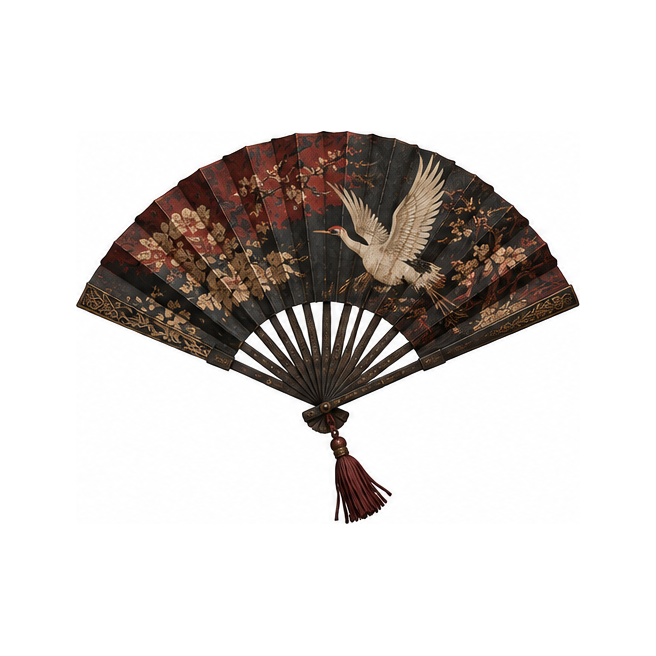
#> input picture assets/concepts/items/folding_fan.png, 656 x 656 px
$ python -i make_slabs.py   (imports and definitions only)
#> lines starting #> are read from the running program, lines starting #| are printed output that depends on the picture; after the words box and inside, x2 and y2 are one past the last pixel; in counts of white or black regions, pixels touching at a corner belong together
#> further down, picture is the input picture: PIL image 656x656 RGB; mean R, G, B 217.9, 213.7, 211.5
# Cut white backgrounds from item images and build thin two-faced GLB slabs.
# Run: python tools/make_slabs.py assets/concepts/items assets/models/items katana.png rifle.png ...
# Needs Pillow, numpy and scipy (pip install pillow numpy scipy). Writes <name>.glb (and the cut <name>.png).
import sys, os, io, json, struct
import numpy as np
from PIL import Image
from scipy import ndimage

src, out = sys.argv[1], sys.argv[2]
ROUND = {'folding_fan', 'shuriken', 'revolver'}   # keep as drawn, no straightening
HANDLE_RIGHT = {'katana', 'ninjato', 'jitte', 'tanto'}  # drawn hilt-first; mirror so the tip is at +X

def cutout(im):
    a = np.asarray(im.convert('RGB')).astype(np.int16)
    white = (a.min(2) > 225) & (np.ptp(a, 2) < 25)
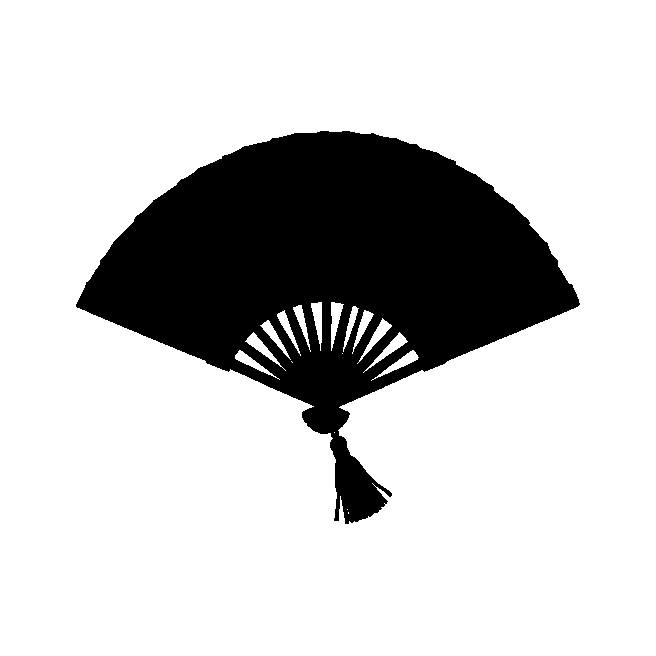
#> white: shape (656, 656) bool; 79.1% white; 1 black region, box (x1, y1, x2, y2) and area: (76, 131, 580, 524) 89997
    lab, _ = ndimage.label(white)
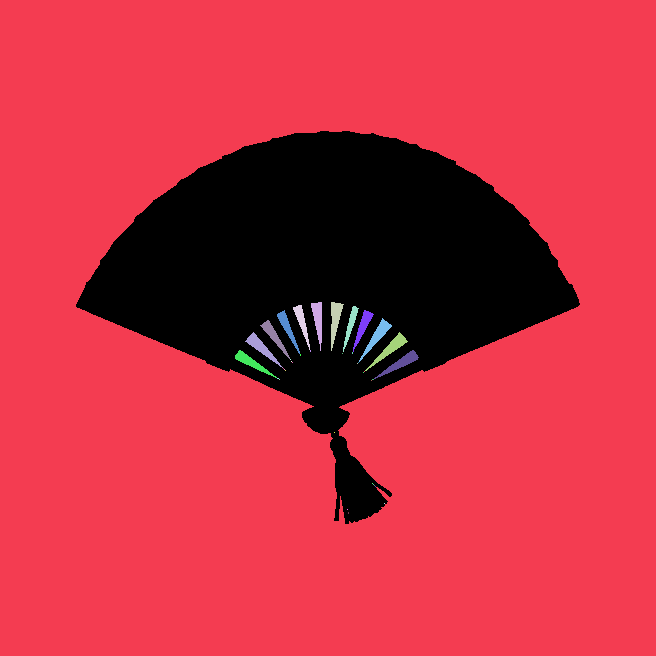
#> lab: shape (656, 656) int32; 41 distinct labels, from 0 to 40; one colour per label, 0 black
    border = set(np.unique(np.concatenate([lab[0], lab[-1], lab[:, 0], lab[:, -1]]))) - {0}
#> border = 1 item
    bg = np.isin(lab, list(border))
#> bg: shape (656, 656) bool; 78.3% white; 1 black region, box (x1, y1, x2, y2) and area: (76, 131, 580, 524) 93477
    # enclosed gaps (bow string, trigger guard, shuriken hole) are flat pure white
    pure = (a.min(2) > 242) & (np.ptp(a, 2) < 10)
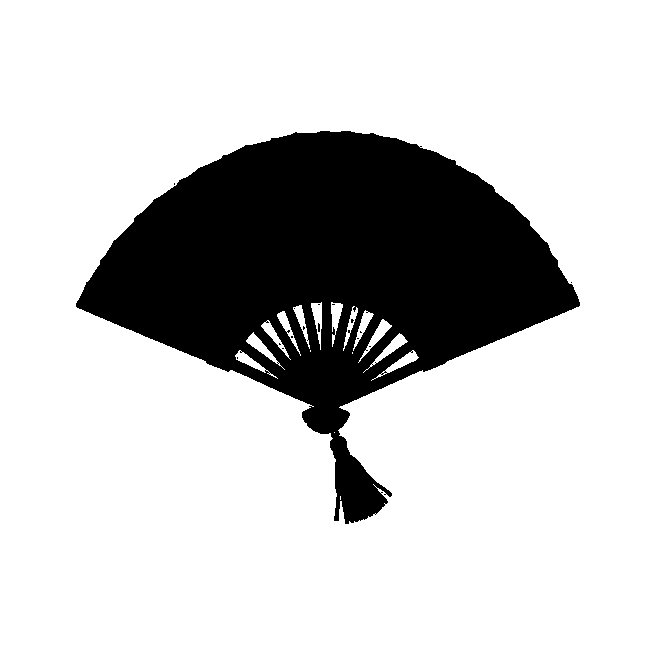
#> pure: shape (656, 656) bool; 79% white; 16 black regions (15 under 20 px), largest, box (x1, y1, x2, y2) and area: (76, 131, 580, 524) 90482
    for i, sl in enumerate(ndimage.find_objects(lab), 1):
        if i in border or sl is None: continue
        comp = lab[sl] == i
        if comp.sum() > 60 and pure[sl][comp].mean() > 0.9: bg[sl] |= comp
#> this loop made 40 passes
#> comp on passes 13, 15, 16, 17, 18, 19, 20, 21, 22, 23, 24, 25: [True, True], [True, True], [True], [True, True], [True], [True], [True], [True], [True], [True], [True], [True]
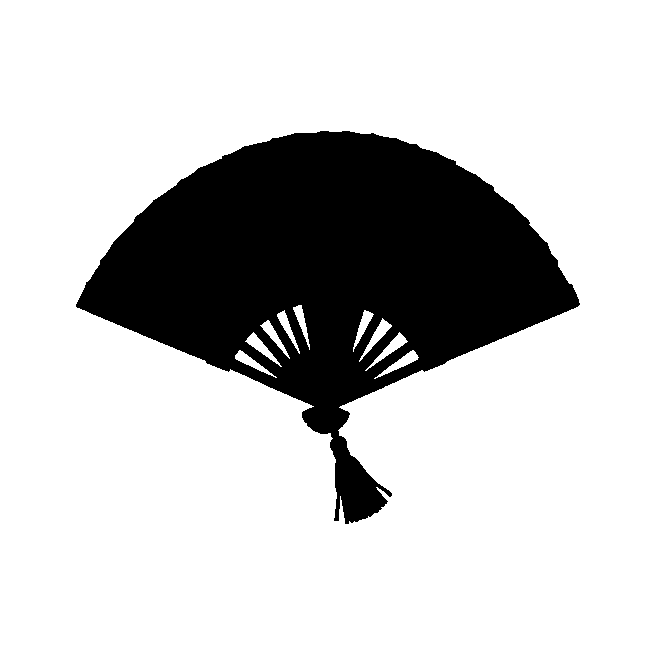
#> bg: shape (656, 656) bool; 78.9% white; 1 black region, box (x1, y1, x2, y2) and area: (76, 131, 580, 524) 90862
    # soften the edge: pixels next to the background fade with their whiteness
    near = ndimage.binary_dilation(bg, iterations=2) & ~bg
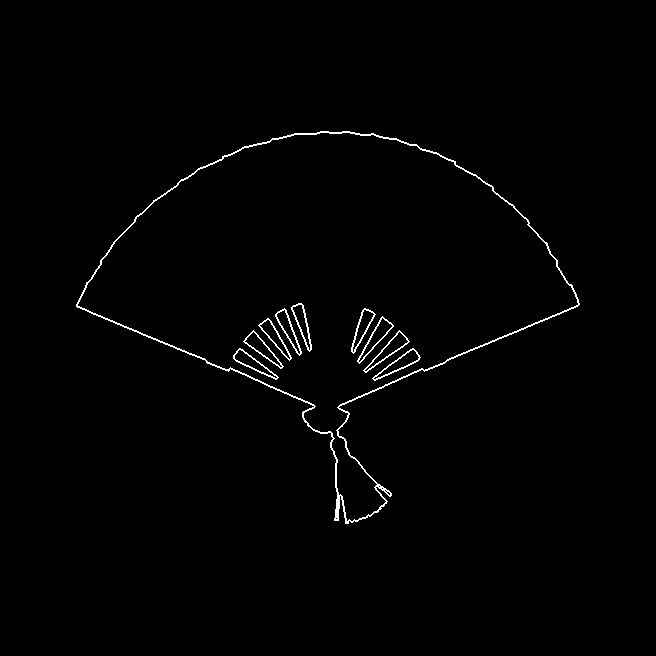
#> near: shape (656, 656) bool; 1.1% white in thin lines or dots, all inside (x1, y1, x2, y2) = (76, 131, 580, 524)
    alpha = np.where(bg, 0, 255).astype(np.float32)
    whit = (a.min(2) - 150) / 105.0
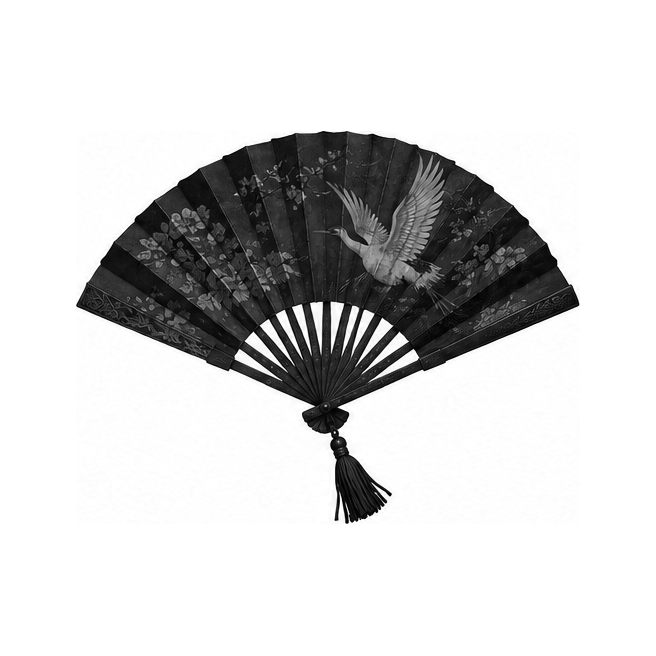
#> whit: shape (656, 656) float64; min -1.43, max 1, mean 0.585; drawn with min black and max white
    alpha[near] = 255 * np.clip(1 - whit[near], 0.25, 1)
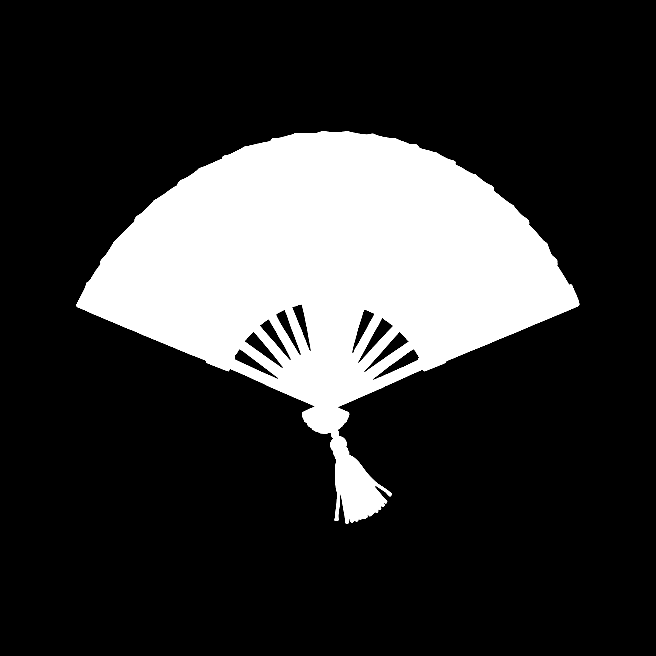
#> alpha: shape (656, 656) float32; min 0, max 255, mean 53.6
    rgba = np.dstack([a.astype(np.uint8), alpha.astype(np.uint8)])
    return Image.fromarray(rgba, 'RGBA')

# [47 lines left out: functions straighten, glb, not called in this run]

# [15 lines not run here, left out]

>>> from PIL import Image
>>> picture = Image.open('../assets/concepts/items/folding_fan.png')
>>> result = cutout(picture)

$ run again, on assets/concepts/items/bow.png
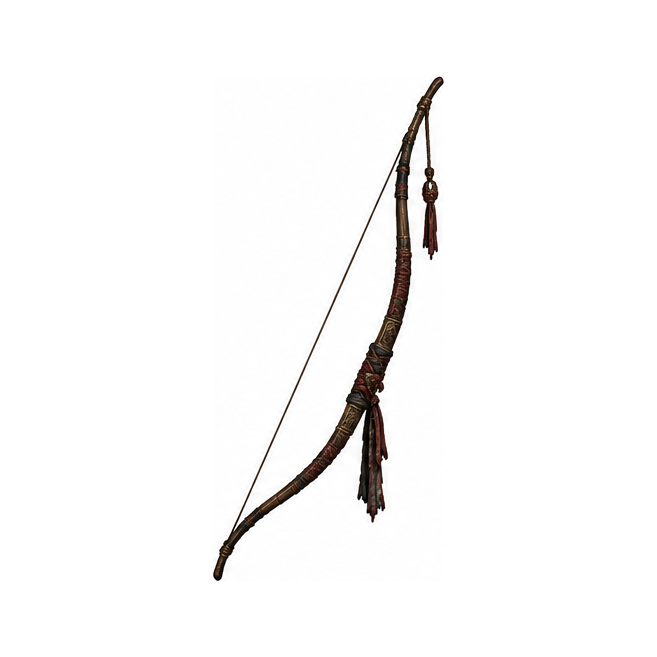
#> input picture assets/concepts/items/bow.png, 657 x 657 px
#> picture is the input picture: PIL image 657x657 RGB; mean R, G, B 248.9, 248.3, 248.1
#> white: shape (657, 657) bool; 96.8% white; 1 black region, box (x1, y1, x2, y2) and area: (213, 76, 444, 581) 13648
#> in cutout, `lab, _ = ndimage.label(white)`:
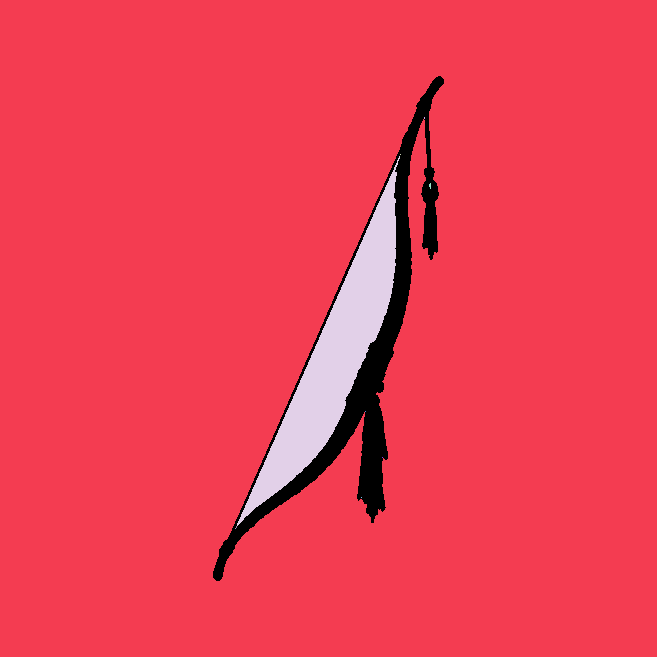
#> lab: shape (657, 657) int32; 11 distinct labels, from 0 to 10; one colour per label, 0 black
#> border = 1 item
#> pure: shape (657, 657) bool; 96.7% white; 8 black regions (7 under 20 px), largest, box (x1, y1, x2, y2) and area: (213, 76, 444, 581) 14033
#> the loop in cutout, `for i, sl in enumerate(ndimage.find_objects(lab), 1):` made 10 passes
#> comp on passes 2, 3, 6, 7, 8, 9, 10: [True, True], [True], [True], [True], [True], [True, True], [True]
#> near: shape (657, 657) bool; 0.98% white in thin lines or dots, all inside (x1, y1, x2, y2) = (213, 76, 444, 581)
#> in cutout, `alpha[near] = 255 * np.clip(1 - whit[near], 0.25, 1)`:
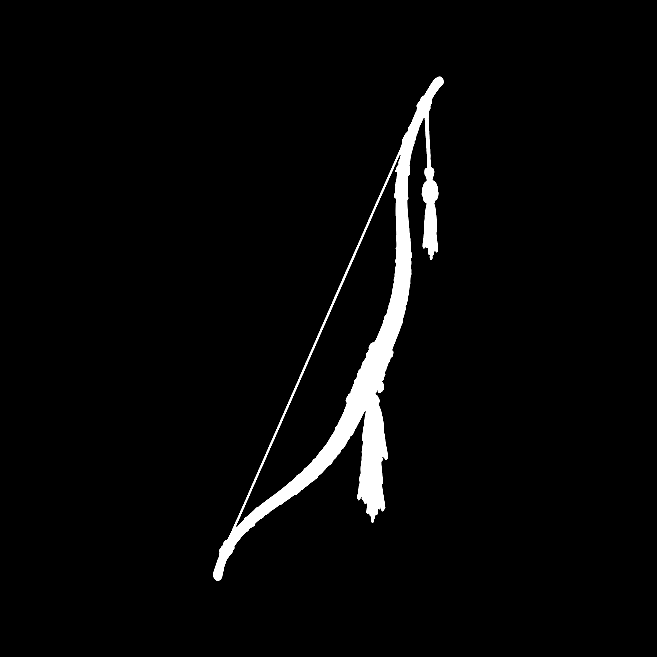
#> alpha: shape (657, 657) float32; min 0, max 255, mean 7.9

$ run again, on assets/concepts/items/carrying_pole.png
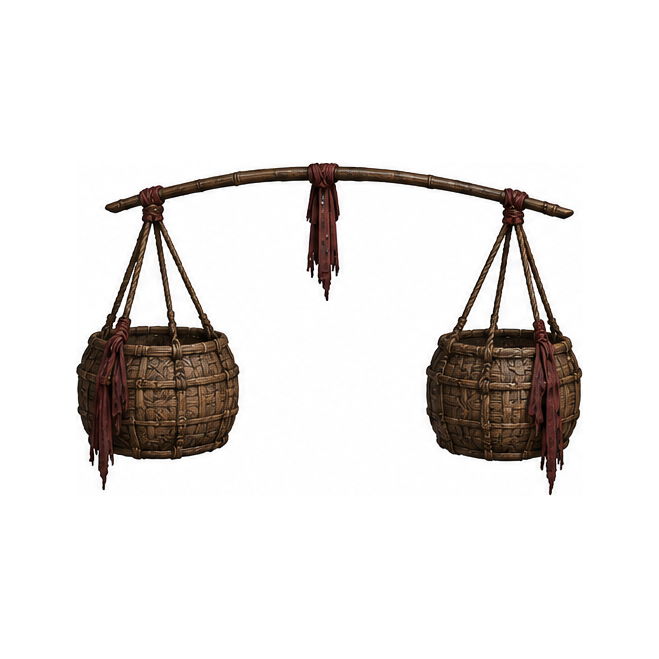
#> input picture assets/concepts/items/carrying_pole.png, 659 x 659 px
#> picture is the input picture: PIL image 659x659 RGB; mean R, G, B 231.9, 229.1, 227.6
#> white: shape (659, 659) bool; 87.4% white; 1 black region, box (x1, y1, x2, y2) and area: (76, 162, 583, 496) 54865
#> lab: shape (659, 659) int32; 17 distinct labels, from 0 to 16
#> border = 1 item
#> pure: shape (659, 659) bool; 87.2% white; 17 black regions (16 under 20 px), largest, box (x1, y1, x2, y2) and area: (76, 162, 583, 496) 55422
#> the loop in cutout, `for i, sl in enumerate(ndimage.find_objects(lab), 1):` made 16 passes
#> comp on passes 5, 7, 8, 9, 10, 12, 14, 15: [True], [True], [True, True, True, True, True], [True, True, True], [True, True], [True, True], [True, True, True, True, True], [True, True, True, True, True]
#> after the loop in cutout, `for i, sl in enumerate(ndimage.find_objects(lab), 1):`:
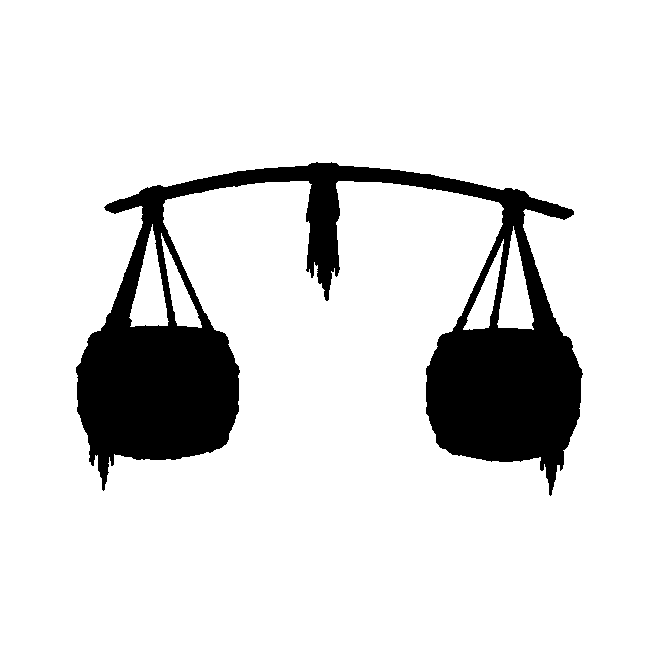
#> bg: shape (659, 659) bool; 87.3% white; 1 black region, box (x1, y1, x2, y2) and area: (76, 162, 583, 496) 55287
#> near: shape (659, 659) bool; 1.6% white in thin lines or dots, all inside (x1, y1, x2, y2) = (76, 162, 583, 496)
#> in cutout, `alpha[near] = 255 * np.clip(1 - whit[near], 0.25, 1)`:
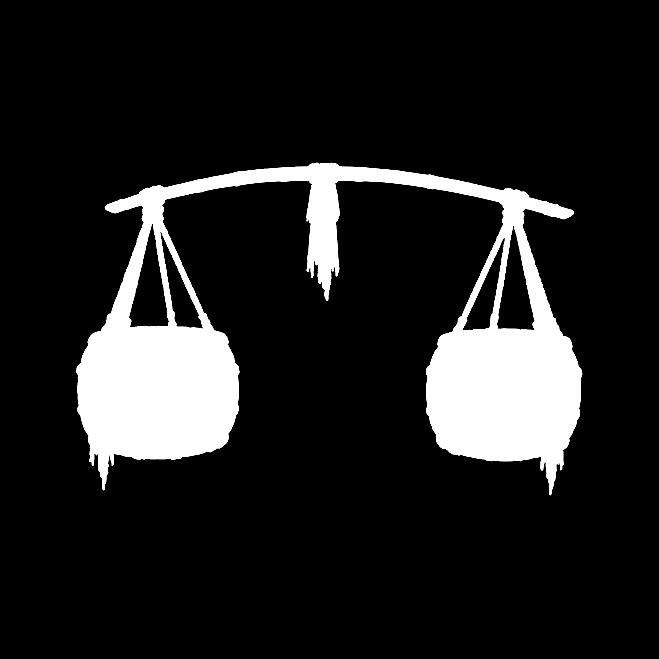
#> alpha: shape (659, 659) float32; min 0, max 255, mean 32.2

$ run again, on assets/concepts/items/dynamite.png
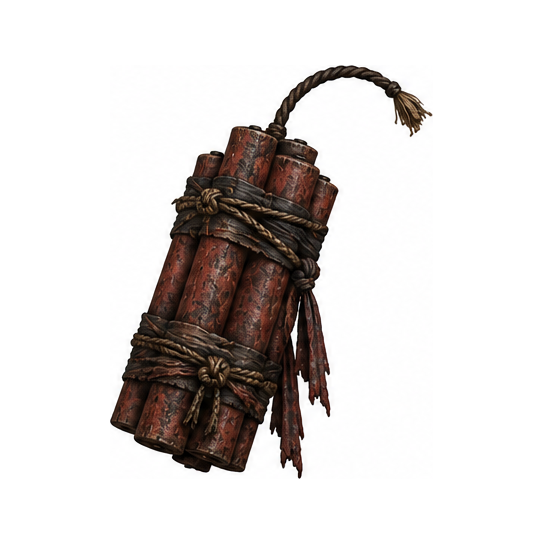
#> input picture assets/concepts/items/dynamite.png, 544 x 544 px
#> picture is the input picture: PIL image 544x544 RGB; mean R, G, B 218.4, 214.5, 212.9
#> white: shape (544, 544) bool; 80.9% white; 1 black region, box (x1, y1, x2, y2) and area: (110, 65, 433, 479) 56387
#> lab: shape (544, 544) int32; 7 distinct labels, from 0 to 6
#> border = 1 item
#> bg: shape (544, 544) bool; 80.9% white; 1 black region, box (x1, y1, x2, y2) and area: (110, 65, 433, 479) 56507
#> pure: shape (544, 544) bool; 80.8% white; 5 black regions (4 under 20 px), largest, box (x1, y1, x2, y2) and area: (110, 65, 433, 479) 56696
#> the loop in cutout, `for i, sl in enumerate(ndimage.find_objects(lab), 1):` made 6 passes
#> comp on passes 2, 3, 4, 6: [True, True], [True], [True, True, True, True], [True]
#> near: shape (544, 544) bool; 1.1% white in thin lines or dots, all inside (x1, y1, x2, y2) = (110, 65, 433, 479)
#> in cutout, `alpha[near] = 255 * np.clip(1 - whit[near], 0.25, 1)`:
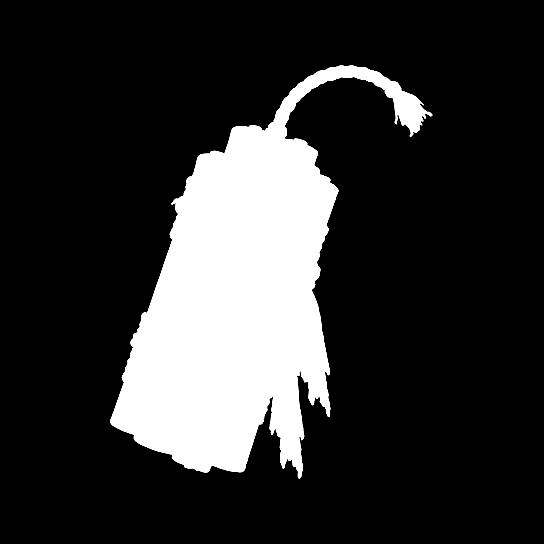
#> alpha: shape (544, 544) float32; min 0, max 255, mean 48.5
